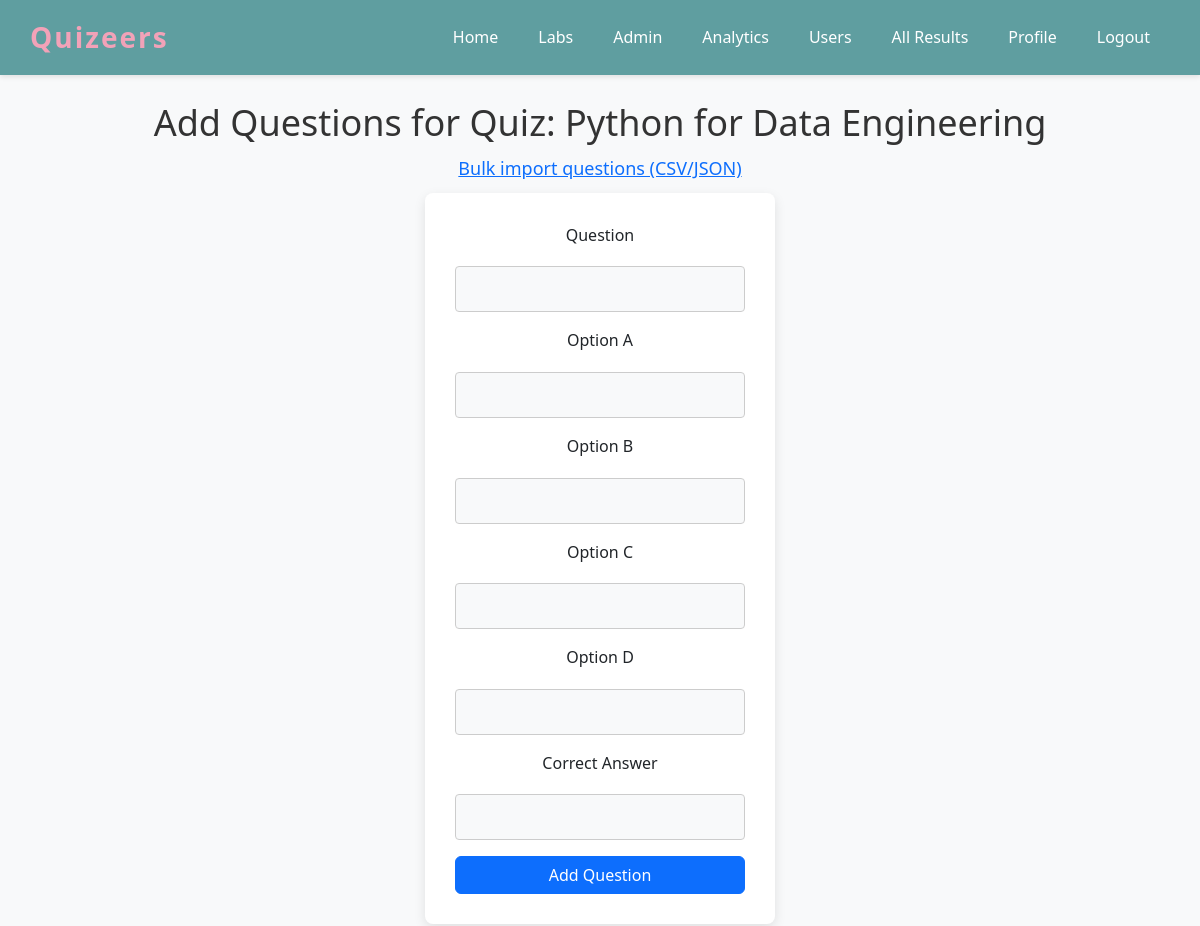
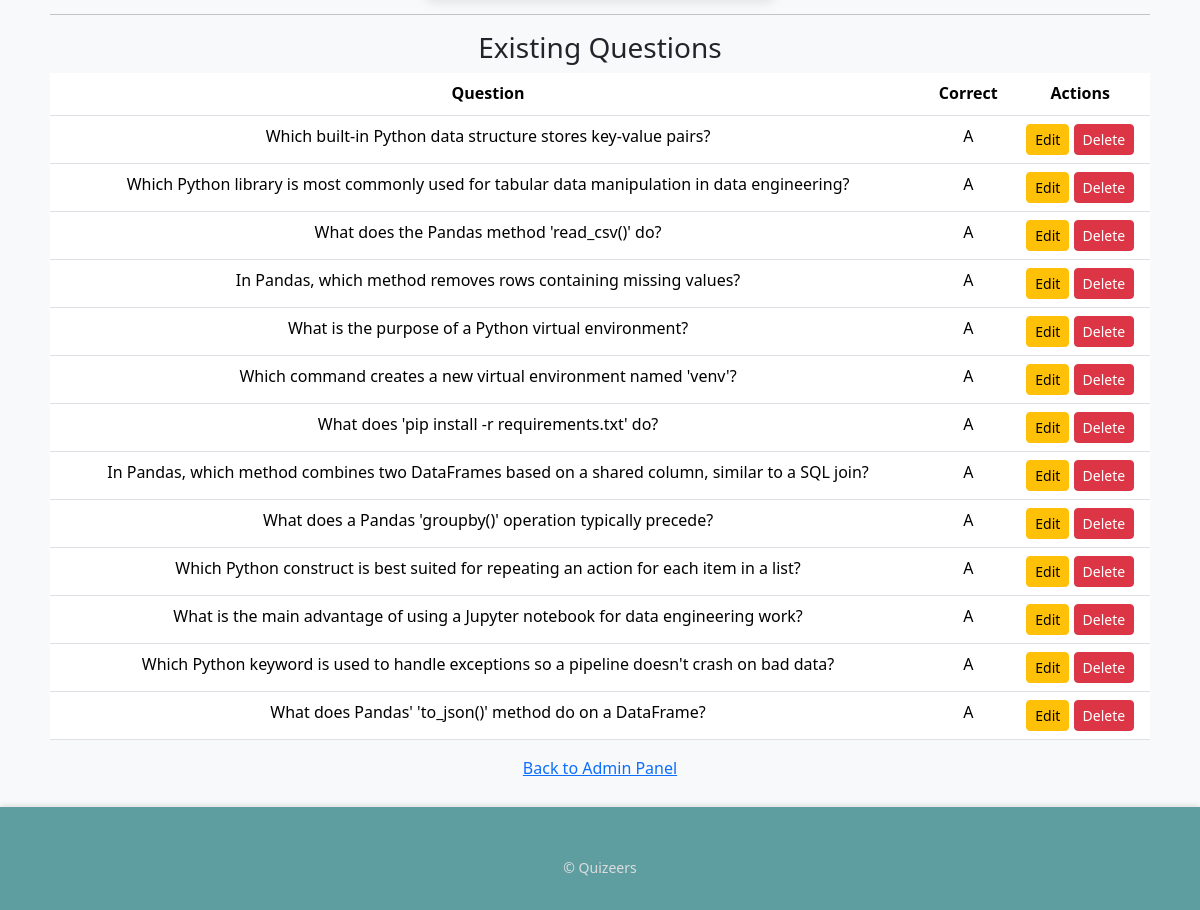
Page /admin/quiz/2/questions/add (signed in) on the committed database (2 pictures, top to bottom).
### app.py (models this page shows)
class Quiz(db.Model):
    id = db.Column(db.Integer, primary_key=True)
    title = db.Column(db.String(255), nullable=False)
    description = db.Column(db.Text, default="")
    is_deleted = db.Column(db.Boolean, default=False)
    category = db.Column(db.String(100), default="General")
    difficulty = db.Column(db.String(20), default="Medium")
    time_limit_minutes = db.Column(db.Integer, nullable=True)
    max_attempts = db.Column(db.Integer, nullable=True)
    shuffle_questions = db.Column(db.Boolean, default=True)
    questions = db.relationship(
        "Question", backref="quiz", lazy=True, cascade="all, delete-orphan"
    )

class Question(db.Model):
    id = db.Column(db.Integer, primary_key=True)
    quiz_id = db.Column(db.Integer, db.ForeignKey("quiz.id"), nullable=False)
    text = db.Column(db.Text, nullable=False)
    correct_answer = db.Column(db.String(1), nullable=False)
    answers = db.relationship(
        "Answer", backref="question", lazy=True, cascade="all, delete-orphan",
        order_by="Answer.letter"
    )

### app.py (the view, shortened to what this page needs)
@app.route("/admin/quiz/<int:quiz_id>/questions/add", methods=["GET", "POST"])
@admin_required
def admin_add_questions(quiz_id):
    quiz = db.get_or_404(Quiz, quiz_id)
    return render_template("admin_add_questions.html", quiz=quiz)

### app.py (called while the page is built)
@login_manager.user_loader
def load_user(user_id):
    return db.session.get(User, int(user_id))

def admin_required(view):
    @wraps(view)
    def wrapped(*args, **kwargs):
        if not current_user.is_authenticated or not current_user.is_admin:
            flash("Admin access required.", "error")
            return redirect(url_for("home"))
        return view(*args, **kwargs)
    return wrapped

### templates/admin_add_questions.html (shortened to what this page needs)
{% extends "base.html" %}
{% block content %}
    <h2>Add Questions for Quiz: {{ quiz.title }}</h2>
    <p><a href="{{ url_for('admin.admin_import_questions', quiz_id=quiz.id) }}">Bulk import questions (CSV/JSON)</a></p>
    <form method="POST">
        <div class="mb-3">
            <label for="question_text" class="form-label">Question</label>
            <input type="text" class="form-control" id="question_text" name="question_text" required>
        </div>
        <div class="mb-3">
            <label for="option_a" class="form-label">Option A</label>
            <input type="text" class="form-control" id="option_a" name="option_a" required>
        </div>
        <div class="mb-3">
            <label for="option_b" class="form-label">Option B</label>
            <input type="text" class="form-control" id="option_b" name="option_b" required>
        </div>
        <div class="mb-3">
            <label for="option_c" class="form-label">Option C</label>
            <input type="text" class="form-control" id="option_c" name="option_c" required>
        </div>
        <div class="mb-3">
            <label for="option_d" class="form-label">Option D</label>
            <input type="text" class="form-control" id="option_d" name="option_d" required>
        </div>
        <div class="mb-3">
            <label for="correct_answer" class="form-label">Correct Answer</label>
            <input type="text" class="form-control" id="correct_answer" name="correct_answer" required>
        </div>
        <button type="submit" class="btn btn-primary">Add Question</button>
    </form>
    <hr>
    <h3>Existing Questions</h3>
    {% if quiz.questions %}
        <table class="table">
            <thead>
                <tr><th>Question</th><th>Correct</th><th>Actions</th></tr>
            </thead>
            <tbody>
                {% for question in quiz.questions %}
                    <tr>
                        <td>{{ question.text }}</td>
                        <td>{{ question.correct_answer }}</td>
                        <td>
                            <a href="{{ url_for('admin.admin_edit_question', question_id=question.id) }}" class="btn btn-warning btn-sm">Edit</a>
                            <a href="{{ url_for('admin.admin_delete_question', question_id=question.id) }}" class="btn btn-danger btn-sm" onclick="return confirm('Delete this question?')">Delete</a>
                        </td>
                    </tr>
                {% endfor %}
            </tbody>
        </table>
    {% else %}
        <p>No questions yet.</p>
    {% endif %}
    <a href="{{ url_for('admin.admin_panel') }}">Back to Admin Panel</a>
{% endblock %}

### static/css/styles.css (style rules this page uses)
body { font-family: 'Segoe UI', Tahoma, Geneva, Verdana, sans-serif; margin: 0; padding: 0; background-color: #f8f9fa; line-height: 1.6; }
main h2 { font-size: 36px; color: #333; margin-bottom: 10px; font-weight: 400; }
main p { font-size: 18px; margin: 10px 0; color: #555; }
form { background-color: white; padding: 30px; margin: 0 auto; width: 350px; border-radius: 8px; box-shadow: 0 4px 12px rgba(0, 0, 0, 0.1); }
form input[type="text"], form input[type="password"], form input[type="email"] { width: 100%; padding: 10px; margin: 10px 0; border: 1px solid #ccc; border-radius: 4px; font-size: 16px; color: #333; background-color: #f8f9fa; transition: border-color 0.3s ease; }
form button { background-color: #5f9ea0; color: white; padding: 12px 20px; border: none; border-radius: 6px; font-size: 18px; font-weight: 500; cursor: pointer; width: 100%; transition: background-color 0.3s ease; }

### rows in the picture
Quiz: title "Python for Data Engineering"
Question: text "Which built-in Python data structure stores key-value pairs?", correct_answer "A"
Question: text "Which Python library is most commonly used for tabular data manipulation in data engineering?", correct_answer "A"
Question: text "What does the Pandas method 'read_csv()' do?", correct_answer "A"
Question: text "In Pandas, which method removes rows containing missing values?", correct_answer "A"
Question: text "What is the purpose of a Python virtual environment?", correct_answer "A"
Question: text "Which command creates a new virtual environment named 'venv'?", correct_answer "A"
Question: text "What does 'pip install -r requirements.txt' do?", correct_answer "A"
Question: text "In Pandas, which method combines two DataFrames based on a shared column, similar to a SQL join?", correct_answer "A"
Question: text "What does a Pandas 'groupby()' operation typically precede?", correct_answer "A"
Question: text "Which Python construct is best suited for repeating an action for each item in a list?", correct_answer "A"
Question: text "What is the main advantage of using a Jupyter notebook for data engineering work?", correct_answer "A"
Question: text "Which Python keyword is used to handle exceptions so a pipeline doesn't crash on bad data?", correct_answer "A"
Question: text "What does Pandas' 'to_json()' method do on a DataFrame?", correct_answer "A"
